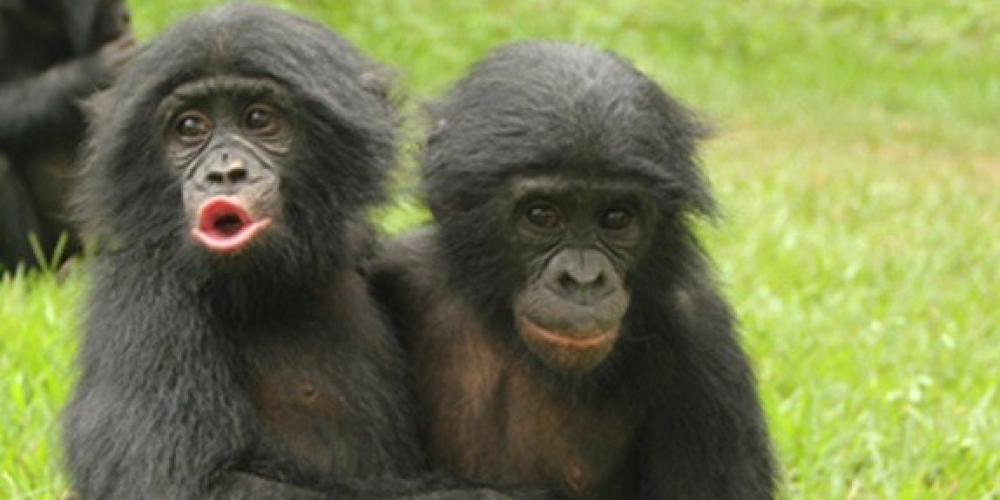
#> input picture test_horiz.jpg, 2000 x 1000 px (shown at 1/2 size)
$ jupyter execute --allow-errors preprocess_images.ipynb   (shell and % lines are left out)
#> lines starting #> are read from the running program, lines starting #| are printed output that depends on the picture
# **Standardizing Images**

In order to train the network every image needed to be uniform in shape and size. I opted to square every image using zero padding. Afterwards I downsized every image to 128x128.

[cell 1]
import numpy as np
import cv2
from matplotlib import pyplot as plt
import os
import shutil

## **Squaring Images**

Using OpenCV this function squares off an image by adding black bars to both ends of the shortest dimension of said image.

[cell 2]
# Returns a copy of the 'src' image with black bars to make it square
def square_image(src):
    (y, x, _) = src.shape
    dimension = np.max(src.shape)
    top = int((dimension - src.shape[0]) / 2)
    bottom = dimension - y - top
    left = int((dimension - src.shape[1]) / 2)
    right = dimension - x - left
    return cv2.copyMakeBorder(src, top, bottom, left, right, cv2.BORDER_CONSTANT)

[cell 3]
src1 = cv2.imread('test_horiz.jpg')
#> src1 is the input picture: shape (1000, 2000, 3); mean B, G, R 78.5, 123.2, 116
plt.imshow(src1)

[cell 4]
img1 = square_image(src1)
#> in square_image, `return cv2.copyMakeBorder(src, top, bottom, left, right, cv2.BORDER_CO..`:
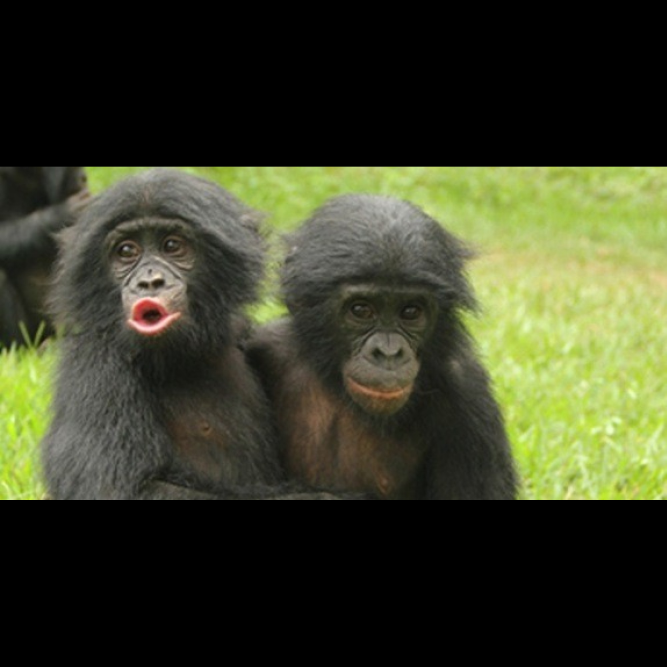
#> returned value: shape (2000, 2000, 3) (shown at 1/3 size); mean of channels 0, 1, 2 39.2, 61.6, 58; drawn as B, G, R
plt.imshow(img1)

[cell 5]
src2 = cv2.imread('test_vert.jpg')
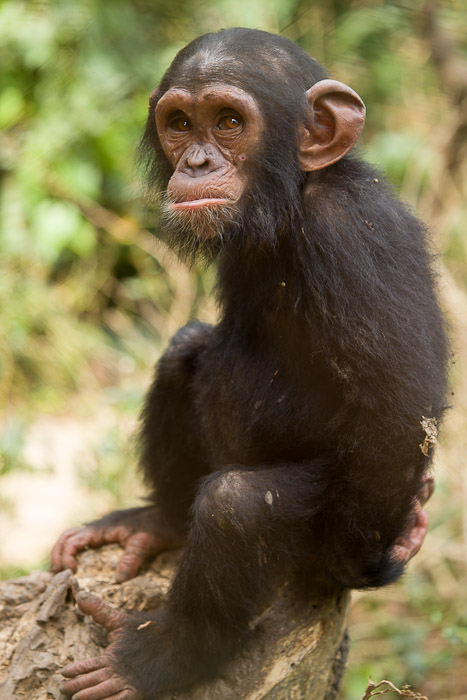
#> input picture test_vert.jpg, 467 x 700 px
#> src2 is the input picture: shape (700, 467, 3); mean B, G, R 77.9, 110.7, 121.6
plt.imshow(src2)

[cell 6]
img2 = square_image(src2)
#> in square_image (call 2), `return cv2.copyMakeBorder(src, top, bottom, left, right, cv2.BORDER_CO..`:
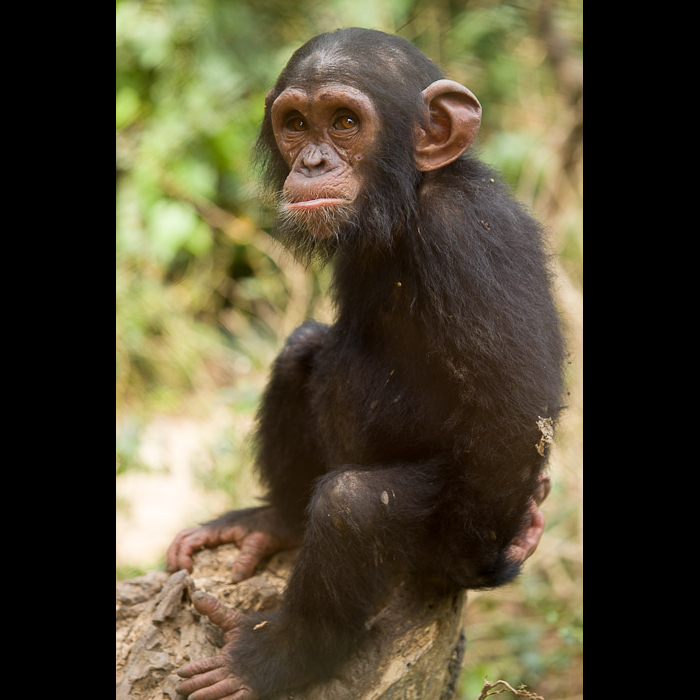
#> returned value: shape (700, 700, 3); mean of channels 0, 1, 2 51.9, 73.9, 81.1; drawn as B, G, R
plt.imshow(img2)

## **Downsizing Images**

Once again using OpenCV, this function downsizes an image to the desired resolution.

[cell 7]
# Downsizes image to a square of default dimension (128, 128)
def resize_image(src, dimension = 128):
#> called with dimension = 128
    size = (dimension, dimension)
    return cv2.resize(src, size)
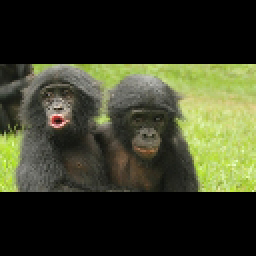
#> returned value: shape (128, 128, 3) (shown 2 times larger); mean of channels 0, 1, 2 39.2, 61.5, 58; drawn as B, G, R

[cell 8]
img1_small = resize_image(img1)
plt.imshow(img1_small)

[cell 9]
img2_small = resize_image(img2)
#> call 2 of resize_image, with dimension = 128
#> in resize_image (call 2), `return cv2.resize(src, size)`:
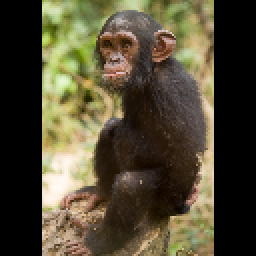
#> returned value: shape (128, 128, 3) (shown 2 times larger); mean of channels 0, 1, 2 52.4, 74.6, 81.9; drawn as B, G, R
